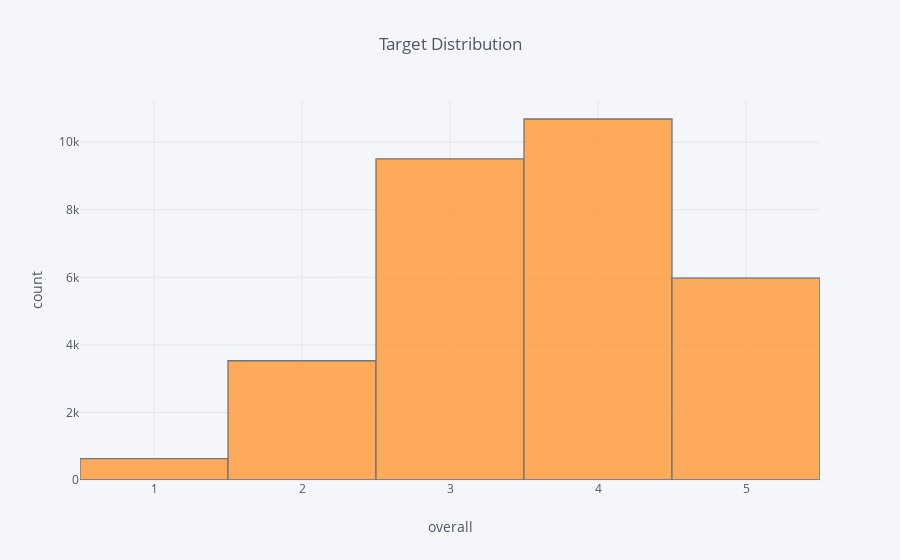

Notebook code for this chart:
### Markdown cell above
# Understand the data

### Code cell
df['overall'].iplot(kind='hist', xTitle='overall',
                  yTitle='count', title='Target Distribution')

### Figure 1 — Plotly figure (JSON) as saved in the notebook; plotly's stock layout.template omitted (floating-point values rounded to 4 significant figures; data arrays with more than 128 entries replaced by an {"elided": "..."} marker saying what was removed)
{"data": [{"histfunc": "count", "histnorm": "", "marker": {"color": "rgba(255, 153, 51, 1.0)", "line": {"color": "#4D5663", "width": 1.3}}, "name": "overall", "opacity": 0.8, "orientation": "v", "type": "histogram", "uid": "fbae45f4-83a2-11e9-93f6-303a647ae7c5", "x": {"elided": "30336 int values"}}], "layout": {"barmode": "overlay", "legend": {"bgcolor": "#F5F6F9", "font": {"color": "#4D5663"}}, "paper_bgcolor": "#F5F6F9", "plot_bgcolor": "#F5F6F9", "title": "Target Distribution", "titlefont": {"color": "#4D5663"}, "xaxis": {"gridcolor": "#E1E5ED", "showgrid": true, "tickfont": {"color": "#4D5663"}, "title": "overall", "titlefont": {"color": "#4D5663"}, "zerolinecolor": "#E1E5ED"}, "yaxis": {"gridcolor": "#E1E5ED", "showgrid": true, "tickfont": {"color": "#4D5663"}, "title": "count", "titlefont": {"color": "#4D5663"}, "zerolinecolor": "#E1E5ED"}}}
